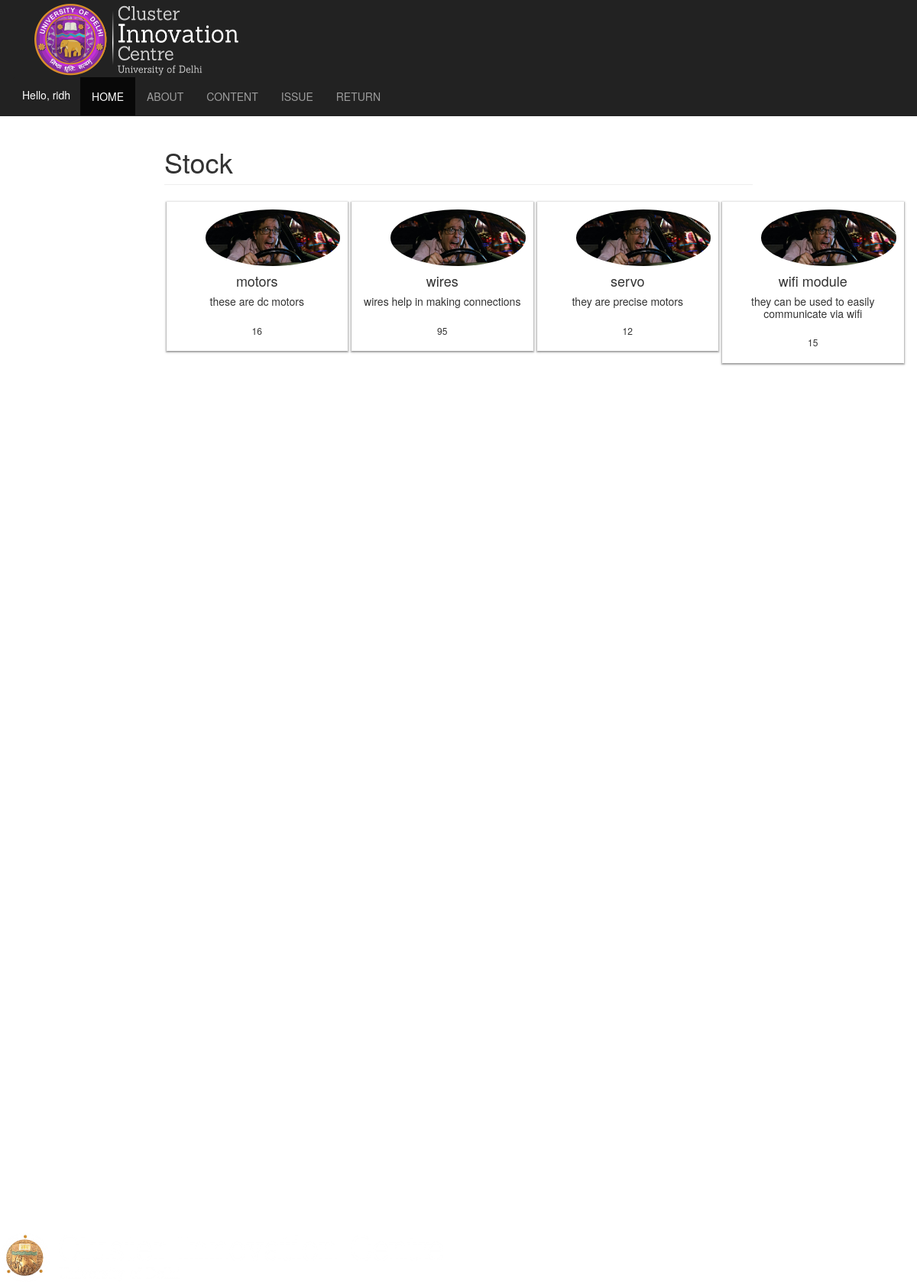
/home-student.php (signed in), run on the app's committed database.
### tables this page shows
CREATE TABLE `users` (
  `user_id` int(5) NOT NULL AUTO_INCREMENT,
  `user_fullname` char(20) NOT NULL,
  `username` varchar(30) NOT NULL,
  `password` varchar(255) NOT NULL,
  `email_id` varchar(255) NOT NULL,
  `user_type` enum('student','admin') DEFAULT NULL,
  PRIMARY KEY (`user_id`)
);

CREATE TABLE `stock_description` (
  `stock_id` int(4) NOT NULL AUTO_INCREMENT,
  `name` varchar(50) NOT NULL,
  `description` varchar(255) DEFAULT NULL,
  `image_link` varchar(255) DEFAULT NULL,
  PRIMARY KEY (`stock_id`)
);

### functions.php (called while the page is built, shortened)
<?php
function get_username() {
	$conn = setup();
	$result = $conn -> query("SELECT username FROM users WHERE user_id = ".$_SESSION["user_id"].";");
	if ($result->num_rows > 0) {
		$data = $result->fetch_assoc();
		$u_name = $data["username"];
		return $u_name;
	}
	else {
		echo "error in getting username";
		$conn->close();
		return FALSE;
	}
}
function calculate_quantity ($flag, $stock_id) {
	if ($flag == 0) {
		return get_purchased_quantity($stock_id);
	}
	else if ($flag == 1) {
		return get_purchased_quantity($stock_id) - get_deleted_quantity($stock_id);
	}
	else if ($flag == 2) {
		return get_purchased_quantity($stock_id) - get_deleted_quantity($stock_id) - get_issued_quantity($stock_id);
	}
	else {
		echo "invalid flag input";
	}
}
function get_purchased_quantity ($stock_id) {
	$conn = setup();
	$quantity = 0;
	$result = $conn->query("SELECT quantity FROM purchase_list WHERE stock_id = $stock_id");
	if ($result->num_rows > 0) {
		while ($data = $result->fetch_assoc()) {
			$quantity += $data["quantity"];
		}
	}
	return $quantity;
}
function get_deleted_quantity ($stock_id) {
	$conn = setup();
	$quantity = 0;
	$result = $conn->query("SELECT quantity FROM deleted_stock WHERE stock_id = $stock_id");
	if ($result->num_rows > 0) {
		while ($data = $result->fetch_assoc()) {
			$quantity += $data["quantity"];
		}
	}
	return $quantity;
}
function get_issued_quantity ($stock_id) {
	$conn = setup();
	$quantity = 0;
	$result = $conn->query("SELECT quantity FROM issued_stock_list WHERE stock_id = $stock_id");
	if ($result->num_rows > 0) {
		while ($data = $result->fetch_assoc()) {
			$quantity += $data["quantity"];
		}
	}
	return $quantity;
}
function setup() {
	$servername = "localhost";
	$username = "root";
	$pass = "";
	$db_name = "Stock";
	$conn = new mysqli($servername, $username, $pass);
	$conn->query("use ".$db_name);
	return $conn;
}
?>

### home-student.php (the view, shortened to what this page needs)
<!DOCTYPE html>
<html lang="en">
<head>
    <link rel="stylesheet" href="css/bootstrap.min.css">
    <link rel="stylesheet" href="stock.css">
</head>
<body>
    <div id="header">
        <div id="top-nav">
            <img src="images/cic_logo.png" height="100px">
        </div>
        <nav class="navbar navbar-inverse">
            <div class="container-fluid">
                    <ul class="nav navbar-nav">
                    <li><div class="row">
                        <div class="col-lg-12">
                         <a href="#" class="btn btn-success" id="menu-toggle"><span ><?php require_once "functions.php";
                            if (isset($_SESSION["user_id"]))
                                {echo "Hello, ".get_username()."";}
                            else
                                { header("Location: index.php");} ?></span></a>
                        </div>
                    </div></li>
                        <li class="active"><a href="#" >HOME</a></li>
                        <li ><a href="#" >ABOUT</a></li>
                        <li ><a href="#" >CONTENT</a></li>
                        <li ><a href="about-student.php" >ISSUE</a></li>
                        <li ><a href="account-student.php" >RETURN</a></li>
                    </ul>
            </div>
         </nav>
    </div>
            <div class="container-fluid">
                <div class="row">
                <section class="col-xs-12 col-md-10 col-md-offset-1 col-lg-8 col-lg-offset-2">
                    <h1 class="page-header"> Stock </h1>
                </section>
            </div>
            <div class="row">
                <div id="alumni-cards" class="col-xs-12 col-lg-10 col-lg-offset-2">
<?php
require_once "functions.php";
$conn = setup();
$result = $conn->query("SELECT * FROM stock_description");
if ($result->num_rows > 0) {
    while ($data = $result->fetch_assoc()) { ?>
                    <div class="alumni-card-container col-xs-6 col-sm-4 col-md-3 col-lg-3">
                        <div class="alumni-card">
                            <div class= "row">
                                <img class="img-circle col-xs-offset-2 col-xs-10 alumni-photo" src="images/6.jpg"/>
                            </div>
                            <div class="row">
                                <div class="alumni-card-details">
                                    <h4><?php echo $data["name"]; ?></h4>
                                    <h5><?php echo $data["description"]; ?></h5>
                                    <h6><br><?php echo calculate_quantity(2, $data['stock_id']); ?></h6>
                                </div>
                            </div>
                        </div>
                    </div>
<?php
}}
?>
            </div>
            </div>
        </div>
        <footer>
            <img src="images/logo_footer.png" class="img-responsive"  widht="40" height="20">
       </footer>
</body>
</html>

### stock.css (style rules this page uses)
.navbar { margin-bottom: 0; border-color: transparent; border-radius: 0; }
footer { position: absolute; width:100%; bottom: 0; text-align: left; z-index: 2; }
html ,body { min-height: 100%; }
body { padding-bottom: 100%; }
html { position: relative; }
#top-nav { padding-left: 45px; background:#222; }
.btn-success { background-color: #222; border-color: #222; }
.btn { padding: 12px 12px; }
.alumni-card-container { padding: 2.5px; }
.alumni-card { margin: 0px; padding: 10px; box-shadow: 0 1px 3px 1px rgba(0,0,0,.2),0 1px 1px 1px rgba(0,0,0,.14),0 2px 1px -1px rgba(0,0,0,.12); text-align: center; }

### data on the page
users: username "ridh"
stock_description: name "motors", description "these are dc motors", stock_id "16"
stock_description: name "wires", description "wires help in making connections", stock_id "95"
stock_description: name "servo", description "they are precise motors", stock_id "12"
stock_description: name "wifi module", description "they can be used to easily communicate via wifi", stock_id "15"
